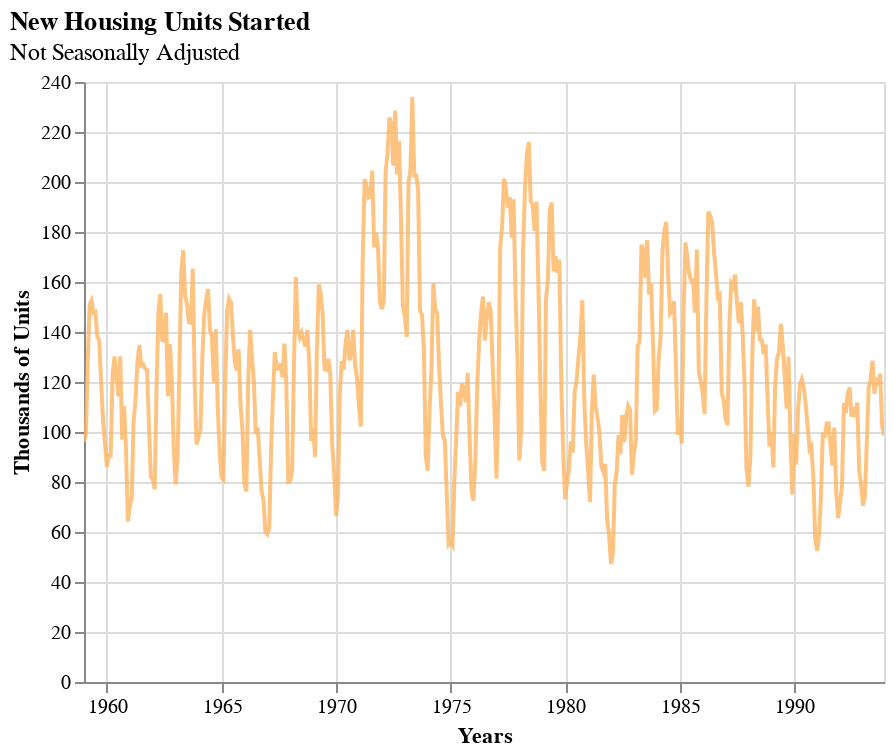

The cell this chart's notebook holds for it:
### Markdown cell above
To prove my point, let us look at it over the first 30 years of record keeping.

### Code cell
housing_started_nsa_59_89 = housing_started_nsa.iloc[:420,].copy()

housing_started_nsa_year_chart = alt.Chart(housing_started_nsa_59_89).mark_line(
    opacity = 0.8,
    color = '#fdb462'
).encode(
    x = alt.X(
        'date',
        title = 'Years'),
    y = alt.Y(
        'value',
        title = 'Thousands of Units')
).properties(
    title = {
        "text": "New Housing Units Started",
        "subtitle": "Not Seasonally Adjusted"
    }
).interactive()

housing_started_nsa_year_chart.configure_title(
    anchor = 'start'
)

### Figure 1 — Vega-Lite specification as saved in the notebook (floating-point values rounded to 4 significant figures; data arrays with more than 128 entries replaced by an {"elided": "..."} marker saying what was removed)
{"config": {"view": {"continuousWidth": 400, "continuousHeight": 300}, "title": {"anchor": "start"}}, "data": {"name": "data-fc81983dd7ceaca1ae6f60f9a4ccc9df"}, "mark": {"type": "line", "color": "#fdb462", "opacity": 0.8}, "encoding": {"x": {"type": "temporal", "field": "date", "title": "Years"}, "y": {"type": "quantitative", "field": "value", "title": "Thousands of Units"}}, "selection": {"selector001": {"type": "interval", "bind": "scales", "encodings": ["x", "y"]}}, "title": {"text": "New Housing Units Started", "subtitle": "Not Seasonally Adjusted"}, "$schema": "https://vega.github.io/schema/vega-lite/v4.8.1.json", "datasets": {"data-fc81983dd7ceaca1ae6f60f9a4ccc9df": {"elided": "420 records"}}}
